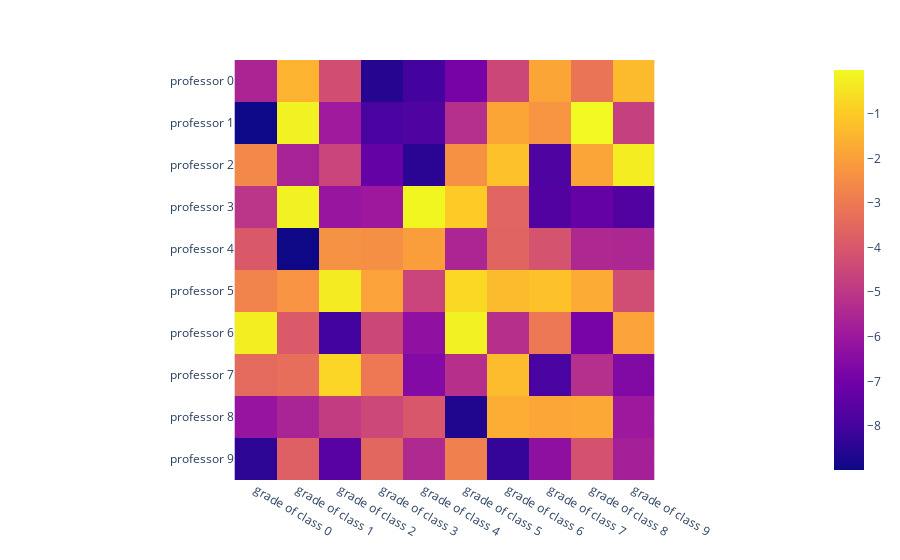

Here is the notebook cell this chart was saved with:
### Code cell
# plotly_heatmap_chart
fig = px.imshow(df_matrix)
fig.show()

### Figure 1 — Plotly figure (JSON) as saved in the notebook; plotly's stock layout.template omitted (floating-point values rounded to 4 significant figures)
{"data": [{"coloraxis": "coloraxis", "hovertemplate": "x: %{x}<br>y: %{y}<br>color: %{z}<extra></extra>", "type": "heatmap", "x": ["grade of class 0", "grade of class 1", "grade of class 2", "grade of class 3", "grade of class 4", "grade of class 5", "grade of class 6", "grade of class 7", "grade of class 8", "grade of class 9"], "y": ["professor 0", "professor 1", "professor 2", "professor 3", "professor 4", "professor 5", "professor 6", "professor 7", "professor 8", "professor 9"], "z": [[-5.581, -1.534, -4.269, -8.553, -8.03, -6.883, -4.498, -1.871, -3.141, -1.378], [-8.986, -0.1799, -5.912, -7.919, -7.779, -5.247, -1.862, -2.308, -0.01503, -4.703], [-2.579, -5.653, -4.583, -7.306, -8.475, -2.381, -1.204, -7.796, -1.881, -0.2721], [-5.07, -0.1568, -6.092, -5.951, -0.08642, -1.023, -3.567, -7.724, -7.295, -7.696], [-3.932, -8.975, -2.35, -2.421, -2.045, -5.536, -3.6, -4.136, -5.477, -5.486], [-2.709, -2.326, -0.3075, -1.95, -4.602, -0.695, -1.375, -1.222, -1.728, -4.309], [-0.2396, -3.927, -8.046, -4.491, -6.303, -0.1555, -5.209, -3.062, -6.848, -1.924], [-3.442, -3.328, -0.7863, -3.02, -6.578, -5.213, -1.343, -7.92, -5.253, -6.636], [-6.137, -5.588, -4.832, -4.483, -3.996, -8.662, -1.679, -1.846, -1.809, -5.962], [-8.424, -3.734, -7.585, -3.511, -5.414, -2.789, -8.287, -6.33, -4.144, -5.737]]}], "layout": {"coloraxis": {"colorscale": [[0, "#0d0887"], [0.1111, "#46039f"], [0.2222, "#7201a8"], [0.3333, "#9c179e"], [0.4444, "#bd3786"], [0.5556, "#d8576b"], [0.6667, "#ed7953"], [0.7778, "#fb9f3a"], [0.8889, "#fdca26"], [1, "#f0f921"]]}, "margin": {"t": 60}, "xaxis": {"constrain": "domain", "scaleanchor": "y"}, "yaxis": {"autorange": "reversed", "constrain": "domain"}}}
